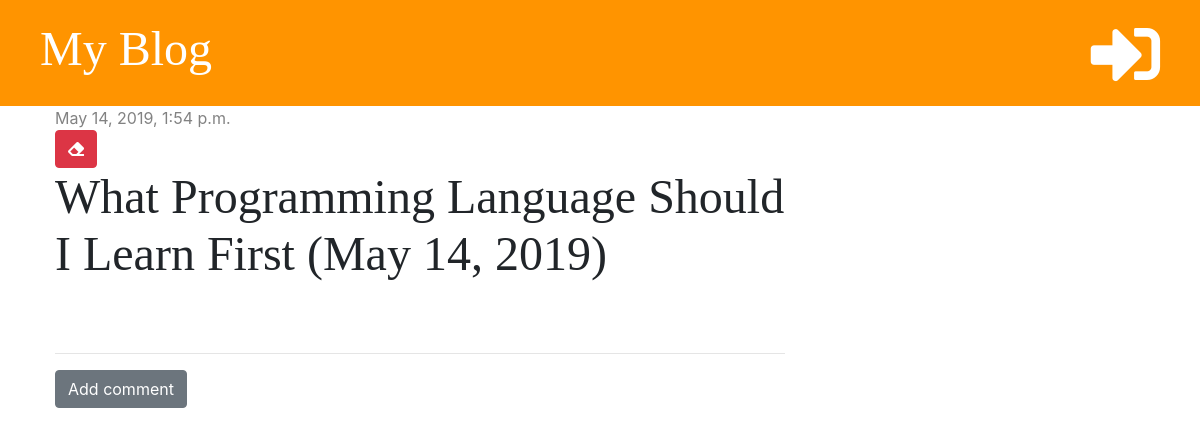
The app's page /post/1/ with its own data.
### blog/models.py (models this page shows, shortened)
class Post(models.Model):
    author = models.ForeignKey('auth.User', on_delete=models.CASCADE)
    title = models.CharField(max_length=200)
    text = models.TextField()
    created_date = models.DateTimeField(default=timezone.now)
    published_date = models.DateTimeField(blank=True, null=True)

### blog/views.py (the view)
# urls.py: path('post/<int:pk>/', views.post_detail, name='post_detail'),
def post_detail(request, pk):
    post = get_object_or_404(Post, pk=pk)
    stuff_for_frontend = {'post': post}
    return render(request, 'blog/post_detail.html', stuff_for_frontend)

### blog/templatetags/markdownify.py (called while the page is built)
@register.filter
def markdown(value):
    renderer = HighlightRenderer()
    markdown = mistune.Markdown(renderer=renderer)
    return markdown(value)

### blog/templates/blog/post_detail.html (shortened to what this page needs)
{% extends 'blog/base.html'%}
{% load markdownify %}
{% block content %}
    <div class="post">
        {% if post.published_date %}
            <div class="date">
                {{ post.published_date }}
            </div>
            {% else %}
            <a href="{% url 'post_publish' pk=post.pk %}" class="btn btn-primary">Publish</a>
        {% endif %}
        <a href="{% url 'post_delete' pk=post.pk %}" class="btn btn-danger"
           onclick="return confirm('Are you sure you want to delete this post?')">
            <i class="fas fa-eraser"></i>
        </a>
        <h1>{{ post.title }}</h1>
    </div>
    <hr>
    <a href="{% url 'add_comment_to_post' pk=post.pk %}" class="btn btn-secondary">Add comment</a>
{% endblock %}

### blog/static/css/blog.css (style rules this page uses)
h1, h2, h3, h4 { font-family: 'Tangerine', 'Inconsolata', 'Droid Sans', serif; font-size: 48px; }
.date { color: #828282; }
.post { margin-bottom: 70px; }

### records on screen
Post: published_date "May 14, 2019, 1:54 p.m.", title "What Programming Language Should I Learn First (May 14, 2019)"
